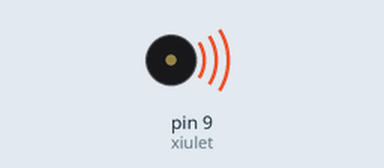
The sketch below on a simulated Arduino Uno, built with avr-gcc and run on an emulated ATmega328P. Shown: buzzer (waves = sounding).

Above: at 0.1 s.
Timing chart, 0 to 1.6 s (numbered marks = the images above):
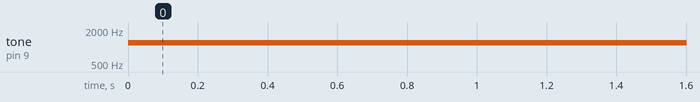

The sketch:

sirena_4.ino
```cpp
//********** Includes *************************************************************

//********** Variables ************************************************************
const int xiulet = 9;        // donar nom al pin 9 de l’Arduin

//********** Setup ****************************************************************
void setup()
{
  pinMode(xiulet, OUTPUT);   // definir el pin 9 com una sortida


}

//********** Loop *****************************************************************
void loop()
{
   tone(xiulet, 1000, 20);    // xiulet de durada valPot0


  tone(xiulet, 1200, 20);    // xiulet de durada valPot0
  }

//********** Funcions *************************************************************
```

Measured:
- by itself, tone on pin 9 (xiulet): silent → 1200 Hz at 0.00 s
